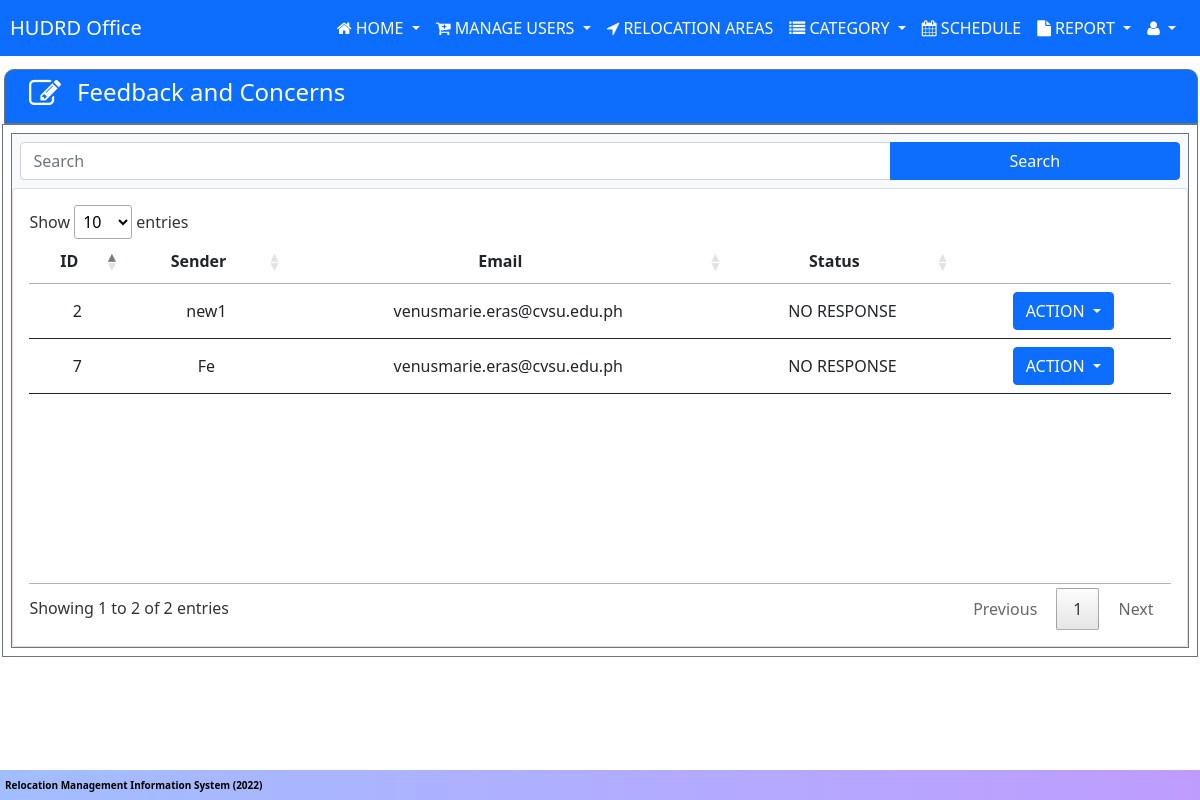
Screenshot of /userData/hudrd/hudrd-concern.php (signed in) with the database file from the repository.
### tables this page shows
CREATE TABLE `tbl_concern` (
  `f_id` int(11) NOT NULL AUTO_INCREMENT,
  `fname` varchar(255) DEFAULT NULL,
  `lname` varchar(255) DEFAULT NULL,
  `mname` varchar(255) DEFAULT NULL,
  `ename` varchar(255) DEFAULT NULL,
  `email` varchar(255) DEFAULT NULL,
  `cp_num` varchar(50) DEFAULT NULL,
  `concern` varchar(5000) DEFAULT NULL,
  `response` varchar(5000) DEFAULT NULL,
  `c_status` varchar(255) DEFAULT 'NO RESPONSE',
  PRIMARY KEY (`f_id`)
);

### userData/hudrd/hudrd-concern.php (the view, shortened to what this page needs)
<?php include '../../includes/header.php';
?>
<div class="ms-1 d-inline-flex p-2 border border-1 border-secondary text-white bg-primary"
    style="border-top-left-radius: 10px;border-top-right-radius:10px;width: 99.50%;">
    <i class="ps-3 fa fa-2x fa-edit "></i>
    <h4 class="ps-3 w-25"> Feedback and Concerns</h4>
</div>
<div class=" ms-auto me-auto p-2 border border-1 border-secondary" style="width: 99.60%;">
    <div class="bg-light  me-auto ms-auto border-1 border-secondary border">
        <form action="<?php echo $_SERVER['PHP_SELF']; ?>" method="POST">
            <div class="input-group p-2">
                <input type="text" name="searchKey" value="<?php if (isset($_POST['searchKey'])) {
                                                                echo $_POST['searchKey'];
                                                            } ?>" id="" class="form-control" placeholder="Search">
                <input type="submit" name="submitSearch" value="Search" class=" btn btn-primary w-25">
            </div>
        </form>
        <div class="card">
            <div class="card-body">
                <table class=" table table-hover word-wrap w-100" id="example">
                    <thead>
                        <tr>
                            <th>ID</th>
                            <th>Sender</th>
                            <th>Email</th>
                            <th>Status</th>
                            <th></th>
                        </tr>
                    </thead>
                    <tbody>
                        <?php
                        require_once '../../includes/conn.php';
                        if (isset($_POST['submitSearch'])) {
                            $searchName = $conn->real_escape_string($_POST['searchKey']);
                            $query = "SELECT * FROM tbl_concern WHERE f_id LIKE '%$searchName%' OR fname LIKE '%$searchName%' OR  lname LIKE '%$searchName%' OR  ename LIKE '%$searchName%' OR  mname LIKE '%$searchName%' OR CONCAT( fname,' ', lname) LIKE '%$searchName%' OR CONCAT(fname,' ',lname,' ',ename) LIKE '%$searchName%' OR c_status LIKE '%$searchName%'";
                            $result = $conn->query($query);
                            if (mysqli_num_rows($result) > 0) {
                                while ($row = $result->fetch_assoc()) :
                        ?>
                        <tr>
                            <td><?php echo $row['f_id'] ?></td>
                            <td><?php echo $row['fname'] . " " . $row['ename'] ?></td>
                            <td><?php echo $row['email'] ?></td>
                            <td><?php echo $row['c_status'] ?></td>
                            <td class="text-center">
                                <?php include "../../includes/concernModal.php" ?>
                            </td>
                        </tr>
                        <?php
                                endwhile;
                            } else {
                                echo '<td colspan="5" class=" text-danger text-center">
                    NO RECORDS FOUND
                    </td>';
                            }
                            ?>
                        <?php
                        } else {
                            $query = $conn->query("SELECT * FROM tbl_concern");
                            if (mysqli_num_rows($query) > 0) {
                                while ($row = mysqli_fetch_array($query)) :
                            ?>
                        <tr>
                            <td><?php echo $row['f_id'] ?></td>
                            <td><?php echo $row['fname'] . " " . $row['ename'] ?></td>
                            <td><?php echo $row['email'] ?></td>
                            <td><?php echo $row['c_status'] ?></td>
                            <td class="text-center">
                                <?php include "../../includes/concernModal.php" ?>
                        <?php
                                endwhile;
                            } else {
                                echo '<td colspan="5" class=" text-danger text-center">
                    NO RECORDS FOUND
                    </td>';
                            }
                        }
                        ?>
            </div>
        </div>
<?php include '../../includes/footer.php'; ?>

### includes/concernModal.php (shortened to what this page needs)
<div class="dropdown">
    <button class="btn btn-primary dropdown-toggle" id="dropdownMenu1" type="button" data-bs-toggle="dropdown">
        ACTION
    </button>
</div>
</div>

### css/navAndFoot.css (style rules this page uses)
body { font-family: "Franklin Gothic Medium", "Arial Narrow", Arial, sans-serif; height: auto; padding-top: 4.3rem; padding-bottom: 2.5rem; }

### rows the page displays
tbl_concern: f_id "2", fname "new1", email "venusmarie.eras@cvsu.edu.ph", c_status "NO RESPONSE"
tbl_concern: f_id "7", fname "Fe", email "venusmarie.eras@cvsu.edu.ph", c_status "NO RESPONSE"
